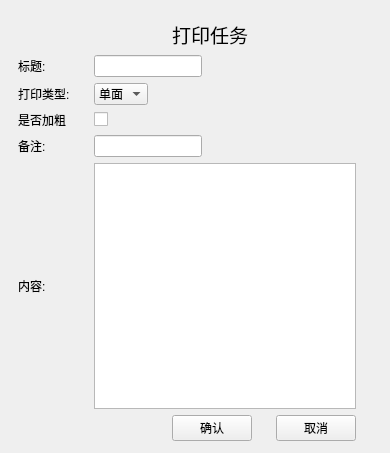
<?xml version="1.0" encoding="UTF-8"?>
<ui version="4.0">
 <class>Form</class>
 <widget class="QWidget" name="Form">
  <property name="geometry">
   <rect>
    <x>0</x>
    <y>0</y>
    <width>390</width>
    <height>453</height>
   </rect>
  </property>
  <property name="windowTitle">
   <string>Form</string>
  </property>
  <widget class="QWidget" name="printer" native="true">
   <property name="geometry">
    <rect>
     <x>0</x>
     <y>20</y>
     <width>378</width>
     <height>421</height>
    </rect>
   </property>
   <property name="sizePolicy">
    <sizepolicy hsizetype="Fixed" vsizetype="Fixed">
     <horstretch>0</horstretch>
     <verstretch>0</verstretch>
    </sizepolicy>
   </property>
   <layout class="QGridLayout" name="gridLayout">
    <item row="1" column="0">
     <widget class="QLabel" name="titleLabel">
      <property name="sizePolicy">
       <sizepolicy hsizetype="Fixed" vsizetype="Fixed">
        <horstretch>0</horstretch>
        <verstretch>0</verstretch>
       </sizepolicy>
      </property>
      <property name="text">
       <string>标题:</string>
      </property>
     </widget>
    </item>
    <item row="2" column="0">
     <widget class="QLabel" name="typeLabel">
      <property name="sizePolicy">
       <sizepolicy hsizetype="Fixed" vsizetype="Fixed">
        <horstretch>0</horstretch>
        <verstretch>0</verstretch>
       </sizepolicy>
      </property>
      <property name="text">
       <string>打印类型:</string>
      </property>
     </widget>
    </item>
    <item row="2" column="1">
     <widget class="QComboBox" name="printType">
      <property name="sizePolicy">
       <sizepolicy hsizetype="Fixed" vsizetype="Fixed">
        <horstretch>0</horstretch>
        <verstretch>0</verstretch>
       </sizepolicy>
      </property>
      <item>
       <property name="text">
        <string>单面</string>
       </property>
      </item>
      <item>
       <property name="text">
        <string>双面</string>
       </property>
      </item>
     </widget>
    </item>
    <item row="3" column="0">
     <widget class="QLabel" name="boldLabel">
      <property name="sizePolicy">
       <sizepolicy hsizetype="Fixed" vsizetype="Fixed">
        <horstretch>0</horstretch>
        <verstretch>0</verstretch>
       </sizepolicy>
      </property>
      <property name="text">
       <string>是否加粗</string>
      </property>
     </widget>
    </item>
    <item row="3" column="1">
     <widget class="QCheckBox" name="bold">
      <property name="sizePolicy">
       <sizepolicy hsizetype="Fixed" vsizetype="Fixed">
        <horstretch>0</horstretch>
        <verstretch>0</verstretch>
       </sizepolicy>
      </property>
     </widget>
    </item>
    <item row="4" column="0">
     <widget class="QLabel" name="remark">
      <property name="sizePolicy">
       <sizepolicy hsizetype="Fixed" vsizetype="Fixed">
        <horstretch>0</horstretch>
        <verstretch>0</verstretch>
       </sizepolicy>
      </property>
      <property name="text">
       <string>备注:</string>
      </property>
     </widget>
    </item>
    <item row="5" column="0">
     <widget class="QLabel" name="context">
      <property name="sizePolicy">
       <sizepolicy hsizetype="Fixed" vsizetype="Fixed">
        <horstretch>0</horstretch>
        <verstretch>0</verstretch>
       </sizepolicy>
      </property>
      <property name="text">
       <string>内容:</string>
      </property>
     </widget>
    </item>
    <item row="8" column="3">
     <widget class="QPushButton" name="cancel">
      <property name="sizePolicy">
       <sizepolicy hsizetype="Fixed" vsizetype="Fixed">
        <horstretch>0</horstretch>
        <verstretch>0</verstretch>
       </sizepolicy>
      </property>
      <property name="text">
       <string>取消</string>
      </property>
     </widget>
    </item>
    <item row="5" column="1" colspan="3">
     <widget class="QPlainTextEdit" name="plainTextEdit"/>
    </item>
    <item row="4" column="1" colspan="3">
     <widget class="QLineEdit" name="remarkEdit">
      <property name="sizePolicy">
       <sizepolicy hsizetype="Fixed" vsizetype="Fixed">
        <horstretch>0</horstretch>
        <verstretch>0</verstretch>
       </sizepolicy>
      </property>
     </widget>
    </item>
    <item row="1" column="1" colspan="3">
     <widget class="QLineEdit" name="titleEdit">
      <property name="sizePolicy">
       <sizepolicy hsizetype="Fixed" vsizetype="Fixed">
        <horstretch>0</horstretch>
        <verstretch>0</verstretch>
       </sizepolicy>
      </property>
     </widget>
    </item>
    <item row="0" column="2">
     <widget class="QLabel" name="label">
      <property name="sizePolicy">
       <sizepolicy hsizetype="Fixed" vsizetype="Fixed">
        <horstretch>0</horstretch>
        <verstretch>0</verstretch>
       </sizepolicy>
      </property>
      <property name="font">
       <font>
        <pointsize>14</pointsize>
       </font>
      </property>
      <property name="text">
       <string>打印任务</string>
      </property>
     </widget>
    </item>
    <item row="8" column="2">
     <widget class="QPushButton" name="confirm">
      <property name="text">
       <string>确认</string>
      </property>
     </widget>
    </item>
   </layout>
  </widget>
 </widget>
 <resources/>
 <connections/>
</ui>
